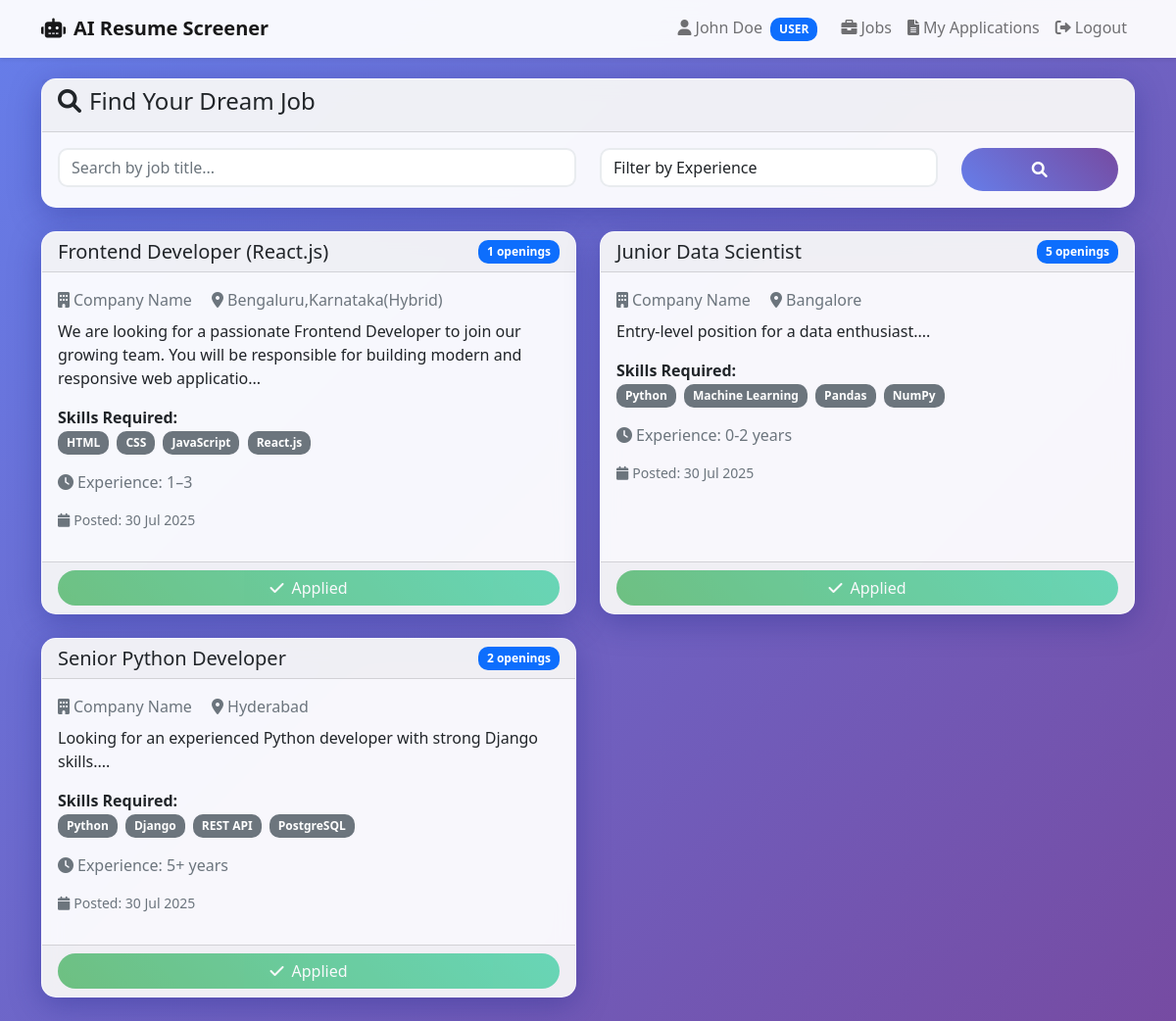
Page /jobs (signed in) on the committed database.
### app.py (models this page shows, shortened)
class Job(db.Model):
    id = db.Column(db.Integer, primary_key=True)
    title = db.Column(db.String(120), nullable=False)
    description = db.Column(db.Text, nullable=False)
    skills_required = db.Column(db.Text, nullable=False)
    experience_required = db.Column(db.String(50), nullable=False)
    openings = db.Column(db.Integer, nullable=False)
    location = db.Column(db.String(100), nullable=False)
    created_at = db.Column(db.DateTime, default=datetime.utcnow)
    jd_path = db.Column(db.String(255), nullable=True)
    hr_id = db.Column(db.Integer, db.ForeignKey('user.id'), nullable=False)
    applications = db.relationship('Application', backref='job', lazy=True, cascade="all, delete-orphan")

### app.py (the view)
@app.route('/jobs')
def jobs():
    if 'user_id' not in session or session['role'] != 'user':
        flash('Unauthorized access.', 'danger')
        return redirect(url_for('login'))
    all_jobs = Job.query.order_by(Job.created_at.desc()).all()
    user_applied_job_ids = set()
    if 'user_id' in session:
        user_applications = Application.query.filter_by(user_id=session['user_id']).all()
        user_applied_job_ids = {app.job_id for app in user_applications}
    return render_template('jobs.html', jobs=all_jobs, user_applications=user_applied_job_ids)

### templates/jobs.html (shortened to what this page needs)
{% extends "base.html" %}
{% block content %}
<div class="row mb-4">
    <div class="col-md-12">
        <div class="card">
            <div class="card-header">
                <h4><i class="fas fa-search me-2"></i>Find Your Dream Job</h4>
            </div>
            <div class="card-body">
                <div class="row">
                    <div class="col-md-6">
                        <input type="text" class="form-control" placeholder="Search by job title..." id="searchInput">
                    </div>
                    <div class="col-md-4">
                        <select class="form-control" id="experienceFilter">
                            <option value="">Filter by Experience</option>
                        </select>
                    </div>
                    <div class="col-md-2">
                        <button class="btn btn-primary w-100">
                            <i class="fas fa-search"></i>
                        </button>
                    </div>
                </div>
            </div>
        </div>
    </div>
</div>
<div class="row">
    {% if jobs %}
        {% for job in jobs %}
        <div class="col-md-6 mb-4">
            <div class="card job-card h-100">
                <div class="card-header d-flex justify-content-between align-items-center">
                    <h5 class="mb-0">{{ job.title }}</h5>
                    <span class="badge bg-primary">{{ job.openings }} openings</span>
                </div>
                <div class="card-body">
                    <p class="text-muted mb-2">
                        <i class="fas fa-building me-1"></i>{{ job.company or 'Company Name' }}
                        <span class="ms-3"><i class="fas fa-map-marker-alt me-1"></i>{{ job.location }}</span>
                    </p>
                    <p class="card-text">{{ job.description[:150] }}...</p>
                    <div class="mb-3">
                        <strong>Skills Required:</strong>
                        <br>
                        {% for skill in job.skills_required.split(',')[:4] %}
                            <span class="badge bg-secondary me-1">{{ skill.strip() }}</span>
                        {% endfor %}
                    </div>
                    <p class="text-muted">
                        <i class="fas fa-clock me-1"></i>Experience: {{ job.experience_required }}
                    </p>
                    <p class="text-muted small">
                        <i class="fas fa-calendar me-1"></i>Posted: {{ job.created_at.strftime('%d %b %Y') }}
                    </p>
                </div>
                <div class="card-footer">
                    {% if session.user_id %}
                        {% set user_applied = job.id in user_applications %}
                        {% if user_applied %}
                            <button class="btn btn-success disabled w-100">
                                <i class="fas fa-check me-2"></i>Applied
                            </button>
                        {% else %}
                            <button class="btn btn-primary w-100" data-bs-toggle="modal"
                                    data-bs-target="#applyModal{{ job.id }}">
                                <i class="fas fa-paper-plane me-2"></i>Apply Now
                            </button>
                        {% endif %}
                    {% else %}
                        <a href="{{ url_for('login') }}" class="btn btn-primary w-100">
                            <i class="fas fa-sign-in-alt me-2"></i>Login to Apply
                        </a>
                    {% endif %}
                </div>
            </div>
        </div>
        {% endfor %}
    {% endif %}
</div>
{% endblock %}

### static/style.css (style rules this page uses)
body { background: linear-gradient(135deg, #667eea 0%, #764ba2 100%); min-height: 100vh; font-family: 'Segoe UI', Tahoma, Geneva, Verdana, sans-serif; }
.card { background: rgba(255, 255, 255, 0.95); backdrop-filter: blur(10px); border: 1px solid rgba(255, 255, 255, 0.2); border-radius: 15px; box-shadow: 0 8px 32px 0 rgba(31, 38, 135, 0.37); }
.btn-primary { background: linear-gradient(45deg, #667eea, #764ba2); border: none; border-radius: 25px; padding: 10px 25px; transition: all 0.3s ease; }
.form-control { border-radius: 10px; border: 2px solid #e9ecef; transition: all 0.3s ease; }
.job-card { transition: all 0.3s ease; border-radius: 15px; overflow: hidden; }
.badge { padding: 0.5em 0.75em; border-radius: 10px; }
.btn-success { background: linear-gradient(45deg, #28a745, #20c997); border: none; border-radius: 25px; }

### rows in the picture
Job: title "Frontend Developer (React.js)", openings "1", company "Company Name", location "Bengaluru,Karnataka(Hybrid)", description "We are looking for a passionate Frontend Developer to join our growing team. You will be responsible for building modern and responsive web applicatio", strip "HTML" "CSS" "JavaScript" "React.js", experience_required "1–3", created_at "30 Jul 2025", shows "Applied"
Job: title "Junior Data Scientist", openings "5", company "Company Name", location "Bangalore", description "Entry-level position for a data enthusiast.", strip "Python" "Machine Learning" "Pandas" "NumPy", experience_required "0-2 years", created_at "30 Jul 2025", shows "Applied"
Job: title "Senior Python Developer", openings "2", company "Company Name", location "Hyderabad", description "Looking for an experienced Python developer with strong Django skills.", strip "Python" "Django" "REST API" "PostgreSQL", experience_required "5+ years", created_at "30 Jul 2025", shows "Applied"

### other values in the picture
{{ session.username }} "John Doe"
{{ session.role.upper() }} "USER"
